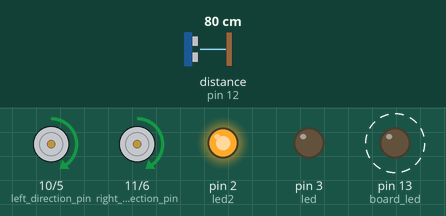
Bench run of a sketch on a simulated Arduino Uno, built with avr-gcc and run on an emulated ATmega328P. Parts: direction and speed pins drawn as motors (green arrow = direction pin HIGH = forward, orange = LOW = backward, longer = more drive), output pins drawn as LEDs (lit = HIGH). Wiring (inferred from the names in the program): ultrasonic range finder: trigger pin 9; echo pin 12. Dashed ring = blinking. The inputs (shaded band) are chosen by the test bench; at power-on: distance to the obstacle (sensor on pin 12) 80 cm. The echo pulse lasts 58.3 µs per cm; pins used as bus, display or sensor lines are not drawn.

Above: at 3.27 s.
3.3 s: distance to the obstacle (sensor on pin 12) set to 2 cm
At 3.47 s:
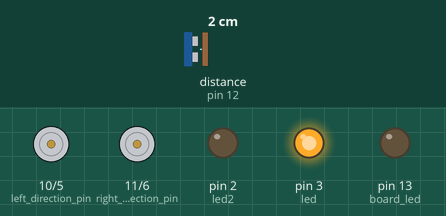
6.3 s: distance to the obstacle (sensor on pin 12) set to 7 cm
9.3 s: distance to the obstacle (sensor on pin 12) set to 10 cm
At 9.9 s:
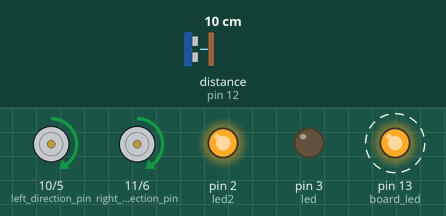
12.3 s: distance to the obstacle (sensor on pin 12) set to 4 cm
At 12.55 s:
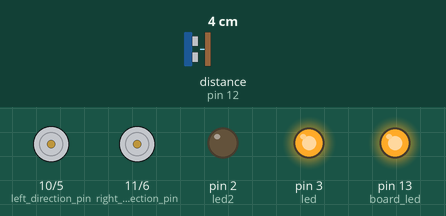
15.3 s: distance to the obstacle (sensor on pin 12) set to 18 cm
At 16.0 s:
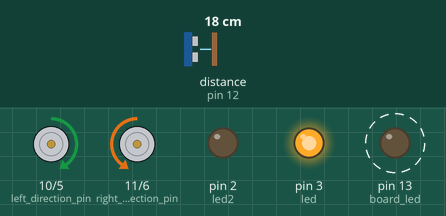
18.3 s: distance to the obstacle (sensor on pin 12) set to 120 cm
Timing chart, 0 to 22.3 s (numbered marks = the images above; inputs shaded):
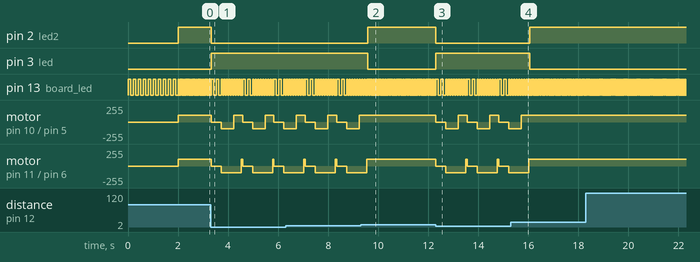

Measured:
- the behaviour switches between 8 and 9 cm on distance to the obstacle (sensor on pin 12) (found by bisection; images 1 and 2)
- after the input at 3.3 s, pin 2 (led2): HIGH → LOW at once; pin 3 (led): LOW → HIGH at once
- after the input at 9.3 s, pin 2 (led2): LOW → HIGH after 0.29 s; pin 3 (led): HIGH → LOW after 0.29 s; motor on pin 10 (left_direction_pin) / pin 5 (left_speed_pin): stops changing and stays forward 100/255; motor on pin 11 (right_direction_pin) / pin 6 (right_speed_pin): goes on until 9.5 s, then stays forward 100/255
- after the input at 12.3 s, pin 2 (led2): HIGH → LOW at once; pin 3 (led): LOW → HIGH at once
- after the input at 15.3 s, pin 2 (led2): LOW → HIGH after 0.76 s; pin 3 (led): HIGH → LOW after 0.76 s; motor on pin 10 (left_direction_pin) / pin 5 (left_speed_pin): goes on until 15.7 s, then stays forward 100/255; motor on pin 11 (right_direction_pin) / pin 6 (right_speed_pin): goes on until 16.0 s, then stays forward 100/255
- by itself, pin 13 (board_led): alternates HIGH for 0.03 s and LOW for 0.03 s

The sketch:

evasor.ino
```cpp
// (licence header left out)
#define trigPin 9
#define echoPin 12
#define led 3
#define led2 2
#define board_led            13
#define left_speed_pin        5
#define right_speed_pin       6
#define left_direction_pin   10
#define right_direction_pin  11
#define MOTOR_LEFT           "L"
#define MOTOR_RIGHT          "R"
#define MOTOR_DIRECTION_FORWARD  1
#define MOTOR_DIRECTION_BACKWARDS 0

// the setup function runs once when you press reset or power the board
void setup() {
  // initialize digital pin 13 as an output.
  pinMode(board_led, OUTPUT);
  pinMode(left_speed_pin, OUTPUT);
  pinMode(right_speed_pin, OUTPUT);
  pinMode(left_direction_pin, OUTPUT);
  pinMode(right_direction_pin, OUTPUT);
  pinMode(trigPin, OUTPUT);
  pinMode(echoPin, INPUT);
  pinMode(led, OUTPUT);
  pinMode(led2, OUTPUT);

  doBlink(10, 100);

}

// the loop function runs over and over again forever
void loop() {
    long duration, distance;
  digitalWrite(trigPin, LOW);
  delayMicroseconds(2);
  digitalWrite(trigPin, HIGH);
  delayMicroseconds(10);
  digitalWrite(trigPin, LOW);
  duration = pulseIn(echoPin, HIGH);
  distance = (duration/2) / 29.1;
  if (distance < 8) {  // distancia minima
    digitalWrite(led,HIGH); // aqui inicia evasion
  digitalWrite(led2,LOW);
  stopMotors();
  doBlink(2, 100);
  moveBackwards();
  doBlink(5,50);
  rotateRight();
  doBlink(3, 50);
}
  else {
    digitalWrite(led,LOW);
    digitalWrite(led2,HIGH);
  }
  moveForward();
  doBlink(1,25);
  //stopMotors();
  //doBlink(3, 50);
  //moveBackwards();
  //doBlink(2,100);
  //rotateLeft();
  //doBlink(2, 250);

}

/*
 * motor: "L" for left and "R" for Right
 * direction: 1 for Forward, 0 for Backwards
 * speed: percentage 0-100 for speed of the motor
 */

void setMotor(String motor, int motorDirection, int motorSpeed){
  if(motor==MOTOR_RIGHT){
    digitalWrite(right_direction_pin, motorDirection);
    analogWrite(right_speed_pin, motorSpeed);
  }

  if(motor==MOTOR_LEFT){
    digitalWrite(left_direction_pin, motorDirection);
    analogWrite(left_speed_pin, motorSpeed);
  }
}

void moveForward(){
  setMotor(MOTOR_LEFT, MOTOR_DIRECTION_FORWARD, 100);
  setMotor(MOTOR_RIGHT, MOTOR_DIRECTION_FORWARD, 100);
}

void moveBackwards(){
  setMotor(MOTOR_LEFT, MOTOR_DIRECTION_BACKWARDS, 100);
  setMotor(MOTOR_RIGHT, MOTOR_DIRECTION_BACKWARDS, 100);
}

void rotateRight(){
  setMotor(MOTOR_LEFT,  MOTOR_DIRECTION_FORWARD, 100);
  setMotor(MOTOR_RIGHT, MOTOR_DIRECTION_BACKWARDS, 100);
}
void rotateLeft(){
  setMotor(MOTOR_LEFT,  MOTOR_DIRECTION_BACKWARDS, 100);
  setMotor(MOTOR_RIGHT, MOTOR_DIRECTION_FORWARD, 100);
}

void stopMotors(){
  setMotor(MOTOR_LEFT, MOTOR_DIRECTION_FORWARD, 0);
  setMotor(MOTOR_RIGHT, MOTOR_DIRECTION_FORWARD, 0);
}

//USE THIS AS HUMANCOMMUNICATION MECHANISM
void doBlink(int times, int delayTime){
  for(int i=0; i<times; i++){
    digitalWrite(board_led, HIGH);   // turn the LED on (HIGH is the voltage level)
    delay(delayTime);              // wait for a second
    digitalWrite(board_led, LOW);    // turn the LED off by making the voltage LOW
    delay(delayTime);              // wait for a second
  }
}
```
